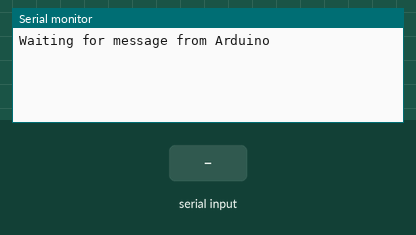
Recording of a sketch running on a simulated Particle Photon. Shown: the last lines printed to the serial monitor. The inputs (shaded band) are chosen by the test bench.

Above: at 3.8 s.
3.9 s: "90,45\n" received over the second serial link
At 4.5 s:
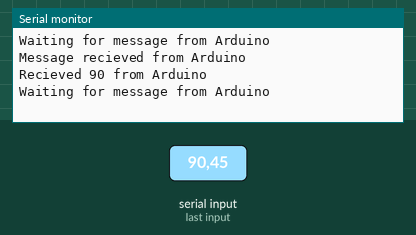
5.5 s: "30,150\n" received over the second serial link
At 7.2 s:
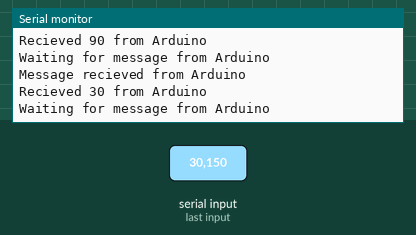

Measured:
- after the input at 3.9 s, the serial monitor: prints a new line after 0.10 s (image 1)
- after the input at 5.5 s, the serial monitor: prints a new line after 0.50 s (image 2)

The sketch:

Remote_Roomba.ino
```cpp
////////////////////////////////////////////////////////////
//
// Source file   : Remote_Roomba.ino
// Author        : Malthe B. Nielsen
// Date          : 05/10/2020
// Version       : 6.4
//
// Description   :
// This is the main file for the RR project, which is a project
// To make wifi connect a non wifi roomba
////////////////////////////////////////////////////////////
// Imports

// Constants
const size_t READ_BUF_SIZE = 64;

// Forward declarations
void uart_receive();     // UART Receiver.
void uart_send(int);     // UART send
void process_received(); // Process the received data from UART

// handler for received publish message
void received_publish(const char *event, const char *data);
void publish_message(); // Message publisher

//Global variables
char readBuf[READ_BUF_SIZE];
size_t readBufOffset = 0;
int receivedValue;
int waiting;

//Setup function
void setup()
{
  // Serial for USB Debugging
  Serial.begin(9600);

  // Serial1 RX is connected to Arduino TX (1)
  // Serial2 TX is connected to Arduino RX (0)
  // Photon GND is connected to Arduino GND
  Serial1.begin(9600);

  //Subscribe to event
  Particle.subscribe("Remote_start", received_publish, ALL_DEVICES);

  // Waiting is true
  waiting = 1;
}

//Loop function
void loop()
{
  //Print to USB Serial
  Serial.printlnf("Waiting for message from Arduino\n");
  // Wait for respons from Arduino
  while (waiting == 1)
  {
    uart_receive();
  }
  //Print to USB Serial
  Serial.printlnf("Message recieved from Arduino\n");
  //Publish recieved message from Arduino
  publish_message();
  // Waiting is true
  waiting = 1;
}

// UART Receiver.
void uart_receive()
{
  //wait 1 sec
  delay(1000);
  // Read data from serial when it is ready
  while (Serial1.available())
  {
    // Check if readBufOffset have exceed buffer size
    if (readBufOffset < READ_BUF_SIZE)
    {
      //If it haven't exceeded the buffer size
      //Read the serial port
      char c = Serial1.read();
      //Check if newline was recieved
      if (c != '\n')
      {
        // Add character to buffer if it wasn't a newline
        readBuf[readBufOffset++] = c;
      }
      // If the char recieved was a newline
      else
      {
        // End of line character found, process line
        readBuf[readBufOffset] = 0;
        // Call process_received function
        process_received();
        // Reset buffer counter
        readBufOffset = 0;
        // Set waiting to false / 0
        waiting = 0;
      }
    }
    // If readBufOffset have exceed buffer size
    else
    {
      //Print to USB Serial
      Serial.println("readBuf overflow, emptying buffer\n");
      // Reset buffer counter
      readBufOffset = 0;
    }
  }
}

// UART send
void uart_send(int data)
{
  //Print to USB Serial
  Serial.printlnf("Send Data; %d\n", data);
  // Send data over UART (Serial1) to Arduino.
  Serial1.printlnf("%d", data);
}

// handler for received publish message
void received_publish(const char *event, const char *data)
{
  //Print to USB Serial
  Serial.printlnf("Catched published message from IFTTT\n");
  //Start Roomba
  uart_send(1);
}

/*  Message publisher
*   Send '1' - Roomba was there and was started
*   Send '2' - Roomba was there but weren't started
*   Send '3' - Roomba wasn't there.
*   Send '4' - Error
*   Particle.publish("Roomba_return","Roomba",PUBLIC);
*/
void publish_message()
{
  // Saves the receivedValue to a local variable
  int x = receivedValue;
  //Print to USB Serial
  Serial.printlnf("Recieved %d from Arduino", x);

  // Switch statement to determine what message to publish
  switch (x)
  {
  case 1:
    // Publish message "Roomba deployed." to the topic Roomba
    Particle.publish("Roomba", "Roomba deployed.", PUBLIC);
    break;

  case 2:
    // Publish message "Roomba present but not deployed." to the topic Roomba
    Particle.publish("Roomba", "Roomba present but not deployed.", PUBLIC);
    break;

  case 3:
    // Publish message "Roomba was not present." to the topic Roomba
    Particle.publish("Roomba", "Roomba was not present.", PUBLIC);
    break;

  case 4:
    // Publish message "ERROR: Something went wrong!" to the topic Roomba
    Particle.publish("Roomba", "ERROR: Something went wrong!", PUBLIC);
    break;

  default:
    break;
  }
}

//Process the received data from UART
void process_received()
{
  // Convert readBuf from char array to integer value
  receivedValue = atoi(readBuf);
}
```
